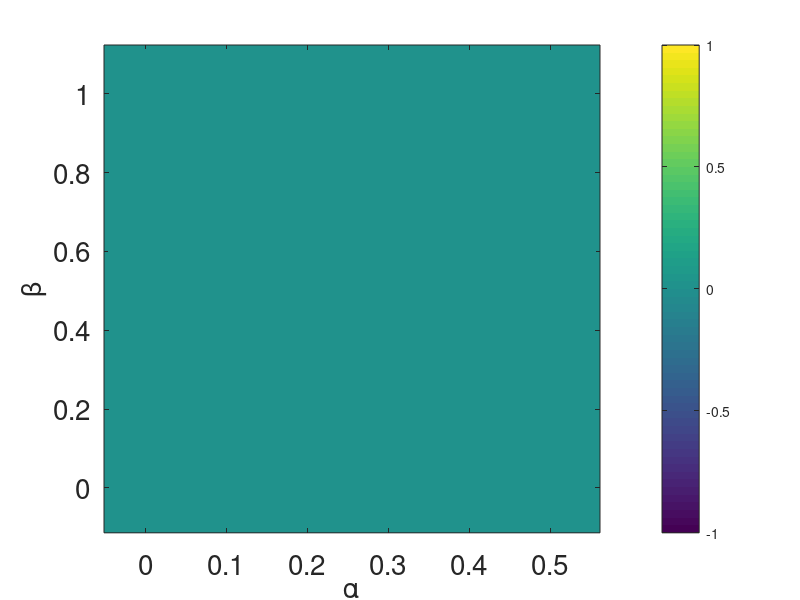

Recreate this plot in MATLAB. (Note: this script raises an error after producing the figure.)

% Set actin filament parameters
% 
Da      = 0.1;                  % diffusion coefficient for actin
m0      = 2.0;                  % competition for actin monomers
kon     = 0.0001;
koff    = 0.11;
kfb     = 0.1;

% Set polarity protein parameters
% 
N       = 200;                  % total number of molecules in the cell (conserved)
ron     = 0.001;                % units: 1/min
rfb     = 1.0;                  % units: 1/min
roff    = 0.9;                  % units: 1/min
D       = 0.012;

% sensitivity plot for alpha, beta
% 5 runs with different initial conditions
% 
alpha = [0.01,0.05,0.1,0.2,0.5];
beta = [0.01,0.05,0.1,0.5,1.0];
ccc = zeros(5,5);
ccc(1,1:5) = [0,0,0,0,0];


figure(10);
imagesc(alpha,beta,ccc./5)
set(gca,'YDir','normal');
set(gcf,'color','w');
ylabel('\beta','fontsize',20);
xlabel('\alpha','fontsize',20);
set(gca,'FontSize',20);
xlabel('\alpha','fontsize',20);
ylabel('\beta','fontsize',20);
colorbar
colormap(magma)
colormap(flipud(magma))